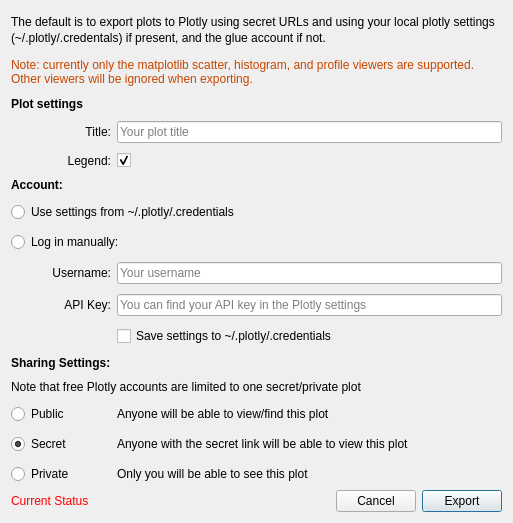
<?xml version="1.0" encoding="UTF-8"?>
<ui version="4.0">
 <class>PlotlyExport</class>
 <widget class="QDialog" name="PlotlyExport">
  <property name="geometry">
   <rect>
    <x>0</x>
    <y>0</y>
    <width>513</width>
    <height>523</height>
   </rect>
  </property>
  <property name="windowTitle">
   <string>Export to Plotly</string>
  </property>
  <layout class="QVBoxLayout" name="verticalLayout">
   <item>
    <widget class="QLabel" name="label_6">
     <property name="text">
      <string>&lt;html&gt;&lt;head/&gt;&lt;body&gt;&lt;p style=&quot;line-height:16px&quot;&gt;The default is to export plots to Plotly using secret URLs and using your local plotly settings (~/.plotly/.credentals) if present, and the glue account if not.&lt;/p&gt;&lt;/body&gt;&lt;/html&gt;</string>
     </property>
     <property name="wordWrap">
      <bool>true</bool>
     </property>
    </widget>
   </item>
   <item>
    <widget class="QLabel" name="label_warning">
     <property name="text">
      <string>&lt;html&gt;&lt;head/&gt;&lt;body&gt;&lt;p&gt;&lt;span style=&quot; color:#c64600;&quot;&gt;Note: currently only the matplotlib scatter, histogram, and profile viewers are supported. Other viewers will be ignored when exporting.&lt;/span&gt;&lt;/p&gt;&lt;/body&gt;&lt;/html&gt;</string>
     </property>
     <property name="wordWrap">
      <bool>true</bool>
     </property>
    </widget>
   </item>
   <item>
    <layout class="QGridLayout" name="gridLayout">
     <property name="verticalSpacing">
      <number>10</number>
     </property>
     <item row="1" column="1">
      <widget class="QLineEdit" name="text_title">
       <property name="placeholderText">
        <string>Your plot title</string>
       </property>
      </widget>
     </item>
     <item row="0" column="0">
      <widget class="QLabel" name="label_9">
       <property name="font">
        <font>
         <weight>75</weight>
         <bold>true</bold>
        </font>
       </property>
       <property name="text">
        <string>Plot settings</string>
       </property>
      </widget>
     </item>
     <item row="1" column="0">
      <widget class="QLabel" name="label_11">
       <property name="text">
        <string>Title:</string>
       </property>
       <property name="alignment">
        <set>Qt::AlignRight|Qt::AlignTrailing|Qt::AlignVCenter</set>
       </property>
      </widget>
     </item>
     <item row="2" column="0">
      <widget class="QLabel" name="label_12">
       <property name="text">
        <string>Legend:</string>
       </property>
       <property name="alignment">
        <set>Qt::AlignRight|Qt::AlignTrailing|Qt::AlignVCenter</set>
       </property>
      </widget>
     </item>
     <item row="5" column="0" colspan="2">
      <widget class="QRadioButton" name="radio_account_manual">
       <property name="text">
        <string>Log in manually:</string>
       </property>
      </widget>
     </item>
     <item row="2" column="1">
      <widget class="QCheckBox" name="checkbox_legend">
       <property name="text">
        <string/>
       </property>
       <property name="checked">
        <bool>true</bool>
       </property>
      </widget>
     </item>
     <item row="7" column="1">
      <widget class="QLineEdit" name="text_api_key">
       <property name="placeholderText">
        <string>You can find your API key in the Plotly settings</string>
       </property>
      </widget>
     </item>
     <item row="10" column="0" colspan="2">
      <widget class="QLabel" name="label_13">
       <property name="text">
        <string>Note that free Plotly accounts are limited to one secret/private plot</string>
       </property>
      </widget>
     </item>
     <item row="3" column="0">
      <widget class="QLabel" name="label_5">
       <property name="font">
        <font>
         <weight>75</weight>
         <bold>true</bold>
        </font>
       </property>
       <property name="text">
        <string>Account:</string>
       </property>
      </widget>
     </item>
     <item row="4" column="0" colspan="2">
      <widget class="QRadioButton" name="radio_account_config">
       <property name="text">
        <string>Use settings from ~/.plotly/.credentials</string>
       </property>
      </widget>
     </item>
     <item row="6" column="0">
      <widget class="QLabel" name="label_7">
       <property name="text">
        <string>Username:</string>
       </property>
       <property name="alignment">
        <set>Qt::AlignRight|Qt::AlignTrailing|Qt::AlignVCenter</set>
       </property>
      </widget>
     </item>
     <item row="6" column="1">
      <widget class="QLineEdit" name="text_username">
       <property name="placeholderText">
        <string>Your username</string>
       </property>
      </widget>
     </item>
     <item row="7" column="0">
      <widget class="QLabel" name="label_8">
       <property name="text">
        <string>API Key:</string>
       </property>
       <property name="alignment">
        <set>Qt::AlignRight|Qt::AlignTrailing|Qt::AlignVCenter</set>
       </property>
      </widget>
     </item>
     <item row="8" column="1">
      <widget class="QCheckBox" name="checkbox_save">
       <property name="text">
        <string>Save settings to ~/.plotly/.credentials</string>
       </property>
      </widget>
     </item>
     <item row="9" column="0">
      <widget class="QLabel" name="label_4">
       <property name="font">
        <font>
         <weight>75</weight>
         <bold>true</bold>
        </font>
       </property>
       <property name="text">
        <string>Sharing Settings:</string>
       </property>
      </widget>
     </item>
     <item row="11" column="0">
      <widget class="QRadioButton" name="radio_sharing_public">
       <property name="text">
        <string>Public</string>
       </property>
      </widget>
     </item>
     <item row="11" column="1">
      <widget class="QLabel" name="label">
       <property name="text">
        <string>Anyone will be able to view/find this plot</string>
       </property>
      </widget>
     </item>
     <item row="12" column="0">
      <widget class="QRadioButton" name="radio_sharing_secret">
       <property name="text">
        <string>Secret</string>
       </property>
       <property name="checked">
        <bool>true</bool>
       </property>
      </widget>
     </item>
     <item row="12" column="1">
      <widget class="QLabel" name="label_2">
       <property name="text">
        <string>Anyone with the secret link will be able to view this plot</string>
       </property>
      </widget>
     </item>
     <item row="13" column="0">
      <widget class="QRadioButton" name="radio_sharing_private">
       <property name="text">
        <string>Private</string>
       </property>
      </widget>
     </item>
     <item row="13" column="1">
      <widget class="QLabel" name="label_3">
       <property name="text">
        <string>Only you will be able to see this plot</string>
       </property>
      </widget>
     </item>
    </layout>
   </item>
   <item>
    <layout class="QHBoxLayout" name="horizontalLayout">
     <item>
      <widget class="QLabel" name="text_status">
       <property name="styleSheet">
        <string notr="true">color: red</string>
       </property>
       <property name="text">
        <string>Current Status</string>
       </property>
      </widget>
     </item>
     <item>
      <spacer name="horizontalSpacer">
       <property name="orientation">
        <enum>Qt::Horizontal</enum>
       </property>
       <property name="sizeHint" stdset="0">
        <size>
         <width>40</width>
         <height>20</height>
        </size>
       </property>
      </spacer>
     </item>
     <item>
      <widget class="QPushButton" name="button_cancel">
       <property name="text">
        <string>Cancel</string>
       </property>
      </widget>
     </item>
     <item>
      <widget class="QPushButton" name="button_export">
       <property name="text">
        <string>Export</string>
       </property>
       <property name="default">
        <bool>true</bool>
       </property>
      </widget>
     </item>
    </layout>
   </item>
  </layout>
 </widget>
 <resources/>
 <connections/>
</ui>
